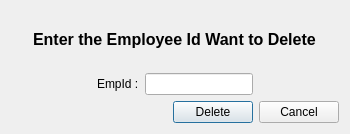
<?xml version="1.0" encoding="UTF-8"?>
<ui version="4.0">
 <class>DeleteEmployee</class>
 <widget class="QDialog" name="DeleteEmployee">
  <property name="geometry">
   <rect>
    <x>0</x>
    <y>0</y>
    <width>350</width>
    <height>134</height>
   </rect>
  </property>
  <property name="windowTitle">
   <string>Dialog</string>
  </property>
  <layout class="QGridLayout" name="gridLayout_2">
   <item row="0" column="0">
    <layout class="QGridLayout" name="gridLayout">
     <item row="0" column="0">
      <layout class="QHBoxLayout" name="horizontalLayout_3">
       <item>
        <spacer name="horizontalSpacer_3">
         <property name="orientation">
          <enum>Qt::Orientation::Horizontal</enum>
         </property>
         <property name="sizeHint" stdset="0">
          <size>
           <width>40</width>
           <height>20</height>
          </size>
         </property>
        </spacer>
       </item>
       <item>
        <widget class="QLabel" name="LB_Delete">
         <property name="font">
          <font>
           <pointsize>12</pointsize>
           <bold>true</bold>
           <strikeout>false</strikeout>
          </font>
         </property>
         <property name="autoFillBackground">
          <bool>true</bool>
         </property>
         <property name="text">
          <string>Enter the Employee Id Want to Delete</string>
         </property>
        </widget>
       </item>
       <item>
        <spacer name="horizontalSpacer_4">
         <property name="orientation">
          <enum>Qt::Orientation::Horizontal</enum>
         </property>
         <property name="sizeHint" stdset="0">
          <size>
           <width>40</width>
           <height>20</height>
          </size>
         </property>
        </spacer>
       </item>
      </layout>
     </item>
     <item row="1" column="0">
      <layout class="QHBoxLayout" name="horizontalLayout_2">
       <item>
        <spacer name="horizontalSpacer">
         <property name="orientation">
          <enum>Qt::Orientation::Horizontal</enum>
         </property>
         <property name="sizeHint" stdset="0">
          <size>
           <width>40</width>
           <height>20</height>
          </size>
         </property>
        </spacer>
       </item>
       <item>
        <layout class="QHBoxLayout" name="horizontalLayout">
         <item>
          <widget class="QLabel" name="label">
           <property name="text">
            <string>EmpId :</string>
           </property>
          </widget>
         </item>
         <item>
          <widget class="QLineEdit" name="LE_DeleteEmpId"/>
         </item>
        </layout>
       </item>
       <item>
        <spacer name="horizontalSpacer_2">
         <property name="orientation">
          <enum>Qt::Orientation::Horizontal</enum>
         </property>
         <property name="sizeHint" stdset="0">
          <size>
           <width>40</width>
           <height>20</height>
          </size>
         </property>
        </spacer>
       </item>
      </layout>
     </item>
     <item row="2" column="0">
      <layout class="QHBoxLayout" name="horizontalLayout_4">
       <item>
        <spacer name="horizontalSpacer_5">
         <property name="orientation">
          <enum>Qt::Orientation::Horizontal</enum>
         </property>
         <property name="sizeHint" stdset="0">
          <size>
           <width>40</width>
           <height>20</height>
          </size>
         </property>
        </spacer>
       </item>
       <item>
        <widget class="QPushButton" name="PB_DeleteEmployee">
         <property name="text">
          <string>Delete</string>
         </property>
        </widget>
       </item>
       <item>
        <widget class="QPushButton" name="PB_Cancel">
         <property name="text">
          <string>Cancel</string>
         </property>
        </widget>
       </item>
      </layout>
     </item>
    </layout>
   </item>
  </layout>
 </widget>
 <resources/>
 <connections/>
</ui>
